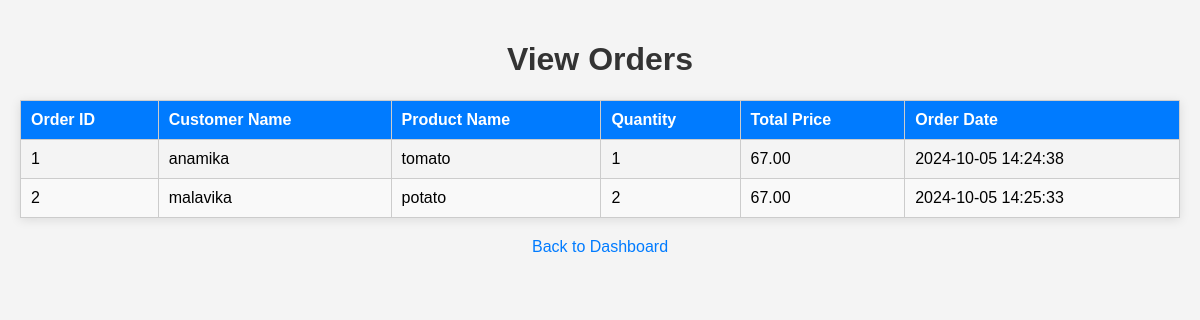
/view_orders.php (signed in), run on the app's committed database.
### tables this page shows
CREATE TABLE `orders` (
  `order_id` int(11) NOT NULL,
  `customer_name` varchar(100) NOT NULL,
  `product_name` varchar(100) NOT NULL,
  `quantity` int(11) NOT NULL,
  `total_price` decimal(10,2) NOT NULL,
  `order_date` datetime DEFAULT current_timestamp(),
  `status` enum('pending','shipped','delivered') DEFAULT 'pending',
  `image_url` varchar(255) DEFAULT NULL
);

### view_orders.php (the view, shortened to what this page needs)
<?php
$host = 'localhost';
$db = 'agrishop';
$user = 'root';
$pass = '';
$conn = new mysqli($host, $user, $pass, $db);
$result = $conn->query("SELECT order_id, customer_name, product_name, quantity, total_price, order_date FROM orders");
?>
<!DOCTYPE html>
<html lang="en">
<head>
</head>
<body>
    <h1>View Orders</h1>
    <table>
        <thead>
            <tr>
                <th>Order ID</th>
                <th>Customer Name</th>
                <th>Product Name</th>
                <th>Quantity</th>
                <th>Total Price</th>
                <th>Order Date</th>
            </tr>
        </thead>
        <tbody>
            <?php if ($result && $result->num_rows > 0): ?>
                <?php while ($row = $result->fetch_assoc()): ?>
                    <tr>
                        <td><?php echo $row['order_id']; ?></td>
                        <td><?php echo htmlspecialchars($row['customer_name']); ?></td>
                        <td><?php echo htmlspecialchars($row['product_name']); ?></td>
                        <td><?php echo htmlspecialchars($row['quantity']); ?></td>
                        <td><?php echo htmlspecialchars($row['total_price']); ?></td>
                        <td><?php echo htmlspecialchars($row['order_date']); ?></td>
                    </tr>
                <?php endwhile; ?>
            <?php else: ?>
                <tr>
                    <td colspan="6">No orders found.</td>
                </tr>
            <?php endif; ?>
        </tbody>
    </table>
    <a href="seller_dashboard.php">Back to Dashboard</a>
</body>
</html>

### view_orders.php (style rules this page uses)
body { font-family: Arial, sans-serif; background-color: #f4f4f4; margin: 0; padding: 20px; }
h1 { color: #333; text-align: center; }
table { width: 100%; border-collapse: collapse; margin: 20px 0; box-shadow: 0 2px 10px rgba(0, 0, 0, 0.1); }
table, th, td { border: 1px solid #ccc; }
th, td { padding: 10px; text-align: left; }
th { background-color: #007bff; color: white; }
tr:nth-child(even) { background-color: #f9f9f9; }
a { display: block; text-align: center; margin-top: 20px; text-decoration: none; color: #007bff; transition: color 0.3s; }

### data on the page
orders: order_id "1", customer_name "anamika", product_name "tomato", quantity "1", total_price "67.00", order_date "2024-10-05 14:24:38"
orders: order_id "2", customer_name "malavika", product_name "potato", quantity "2", total_price "67.00", order_date "2024-10-05 14:25:33"
